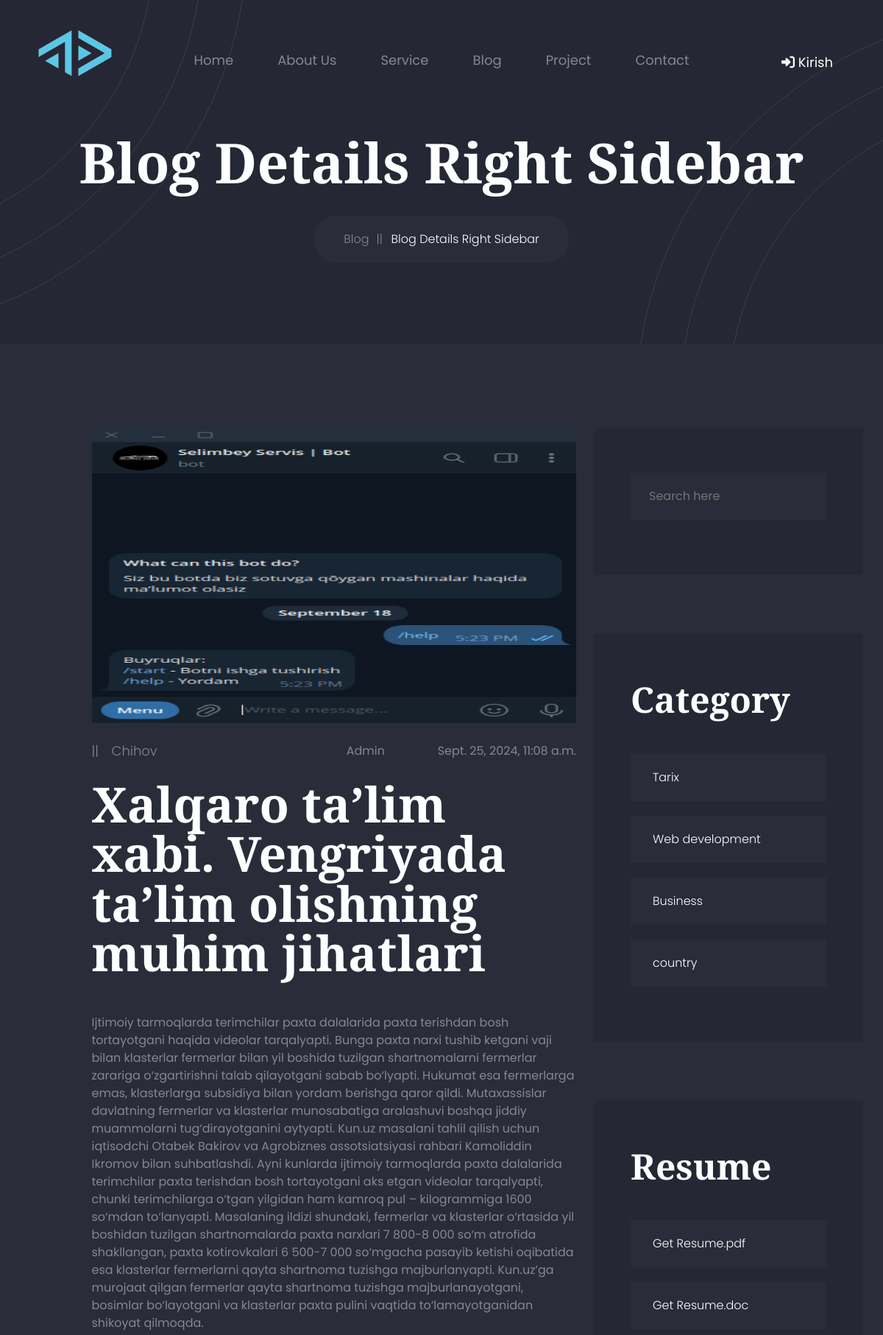
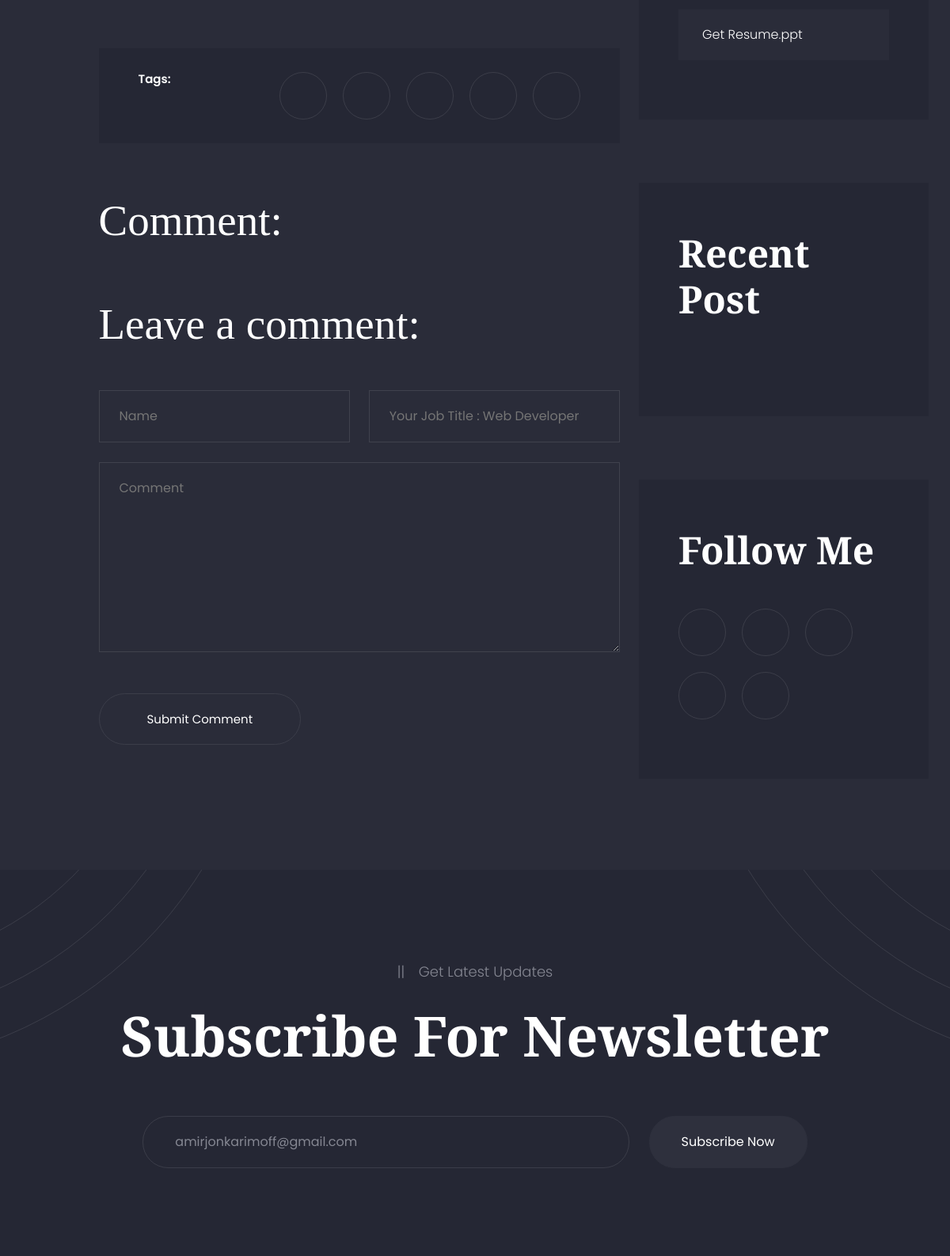
The page /blog-detail/9/ (upper part) on the database its author committed (2 pictures, top to bottom).
### portfolio/models.py (models this page shows, shortened)
class Category(models.Model):
    name = models.CharField(verbose_name="Category name",max_length=250)
    slug = models.SlugField(max_length=250, unique=True)
    def __str__(self):
        return str(self.name)

class Post(models.Model):
    title = models.CharField(verbose_name="Post title", max_length=550)
    description = models.TextField(verbose_name="Post Haqida")
    author = models.CharField(verbose_name="Post author", default="Admin", max_length=100)
    image = models.ImageField(upload_to='blog_images/')
    tag = models.ManyToManyField(PostTag)
    category = models.ForeignKey(Category, on_delete=models.PROTECT, related_name='posts')
    views = models.PositiveIntegerField(default=0)
    publish_date = models.DateTimeField(verbose_name="Published time", auto_now_add=True)
    published = models.BooleanField(default=True)
    on_top = models.BooleanField(default=False)
    class Meta:
        ordering = ['-publish_date']

### portfolio/views.py (the view, shortened to what this page needs)
# urls.py: path('blog-detail/<int:pk>/',blogdetailsview,name='blog-detail'),
def blogdetailsview(request,pk):
    post = Post.objects.get(id=pk)
    categories = Category.objects.all().order_by('?')[:4]
    social_media = SocialMarkets.objects.all()
    request.session.modified = True
    if post.id in check_read_articles(request):
        pass
    else:
        check_read_articles(request).append(post.id)
        post.views +=1
        post.save()
    related_posts = Post.objects.filter(category=post.category).exclude(id__in=[0,post.id]).order_by('?')[:5]
    data = {
        "post":post,
        "categories":categories,
        "social_media":social_media,
        "related_posts":related_posts
    }
    return render(request,'blog-details-sidebar-right.html',data)

### portfolio/utils.py (called while the page is built)
def check_read_articles(request):
    try:
        read_articles = request.session['read_articles']
    except:
        request.session['read_articles'] = []
        read_articles = request.session.get('read_articles')
    return read_articles

### portfolio/templates/blog-details-sidebar-right.html (shortened to what this page needs)
{%extends 'base.html'%}
{%load static%}
    {%block content%}
    <main class="main-wrapper">
        <div class="breadcrumb-section section-bg overflow-hidden pos-relative">
            <div class="breadcrumb-shape-top-left"></div>
            <div class="breadcrumb-shape-bottom-right"></div>
            <div class="breadcrumb-box">
                <div class="container">
                    <div class="row">
                        <div class="col-12">
                            <div class="breadcrumb-content">
                                <h2 class="title">Blog Details Right Sidebar</h2>
                                <ul class="breadcrumb-link">
                                    <li><a href="blog-list.html">Blog</a></li>
                                    <li class="active" aria-current="page">Blog Details Right Sidebar</li>
                                </ul>
                            </div>
                        </div>
                    </div>
                </div>
            </div>
        </div>
        <div class="blog-details-section section-gap-tb-165">
            <div class="blog-details-box">
                <div class="container">
                    <div class="row flex-lg-row-reverse flex-column-reverse">
                        <div class="col-xl-4 col-lg-5">
                            <div class="sidebar-widget-area">
                              <div class="sidebar-widget-single-area search-widgets">
                                <form class="search-widgets-box" action="{%url 'search'%}" method="get">
                                    <input type="search" name="query" placeholder="Search here">
                                    <button><i class="icofont-search-1"></i></button>
                                </form>
                            </div>
                              <div class="sidebar-widget-single-area catagory-widgets">
                                  <h3 class="title">Category</h3>
                                  <ul class="widget-nav-list catagory-item-list">
                                    {%for cat in categories%}
                                    <li><a href="{% url 'category_list' category_slug=cat.slug %}"><span class="text">{{cat.name}}</span><span class="icon"><i class="icofont-double-right"></i></span></a></li>
                                    {%endfor%}
                                </ul>
                              </div>
                              <div class="sidebar-widget-single-area resume-widgets">
                                  <h3 class="title">Resume</h3>
                                  <ul class="widget-nav-list resume-item-list">
                                      <li><a href="#"><span class="text">Get Resume.pdf</span><span class="icon"><i class="icofont-file-pdf"></i></span></a></li>
                                      <li><a href="#"><span class="text">Get Resume.doc</span><span class="icon"><i class="icofont-file-word"></i></span></a></li>
                                      <li><a href="#"><span class="text">Get Resume.ppt</span><span class="icon"><i class="icofont-file-powerpoint"></i></span></a></li>
                                  </ul>
                              </div>
                              <div class="sidebar-widget-single-area recentpost-widget">
                                  <h3 class="title">Recent Post</h3>
                              </div>
                              <div class="sidebar-widget-single-area ">
                                  <h3 class="title">Follow Me</h3>
                                  <ul class="social-link">
                                    <li><a href="{{social.telegram}}" target="_blank"><i class="icofont-telegram"></i></a></li>
                                    <li><a href="{{social.instagram}}" target="_blank"><i class="icofont-instagram"></i></a></li>
                                    <li><a href="{{social.youtube}}" target="_blank"><i class="icofont-youtube"></i></a></li>
                                    <li><a href="{{social.linkedin}}" target="_blank"><i class="icofont-linkedin"></i></a></li>
                                    <li><a href="{{social.github}}" target="_blank"><i class="icofont-github"></i></a></li>
                                  </ul>
                              </div>
                            </div>
                        </div>
                        <div class="col-xl-7 col-lg-7 offset-xl-1">
                            <div class="blog-content-area">
                                <div class="default-content-style pos-relative">
                                    <div class="project-here-image">
                                        <img  style="width: 12000px; height: 400px;"  src="{{post.image.url}}" alt="">
                                    </div>
                                    <br>
                                    <div class="content-meta">
                                        <span class="section-tag">{{post.category}}</span>
                                        <div class="post-meta-2">
                                          <span class="icon-space-right"><i class="icofont-ui-user"></i>{{post.author}}</span>
                                          <span class="icon-space-right"><i class="icofont-calendar"></i>{{post.publish_date}}</span>
                                        </div>
                                    </div>
                                    <h2 class="title">{{post.title}}</h2>
                                    {{post.description}}
                                </div>
                            </div>
                            <div class="tag-area section-mt-75">
                                <div class="tag-box">
                                    <div class="left">
                                        <div class="tag-list">
                                            <h5 class="title">Tags:</h5>
                                        </div>
                                    </div>
                                    <div class="right">
                                        <ul class="social-link">
                                            <li><a href="{{social.telegram}}" target="_blank"><i class="icofont-telegram"></i></a></li>
                                            <li><a href="{{social.instagram}}" target="_blank"><i class="icofont-instagram"></i></a></li>
                                            <li><a href="{{social.youtube}}" target="_blank"><i class="icofont-youtube"></i></a></li>
                                            <li><a href="{{social.linkedin}}" target="_blank"><i class="icofont-linkedin"></i></a></li>
                                            <li><a href="{{social.github}}" target="_blank"><i class="icofont-github"></i></a></li>
                                        </ul>
                                    </div>
                                </div>
                            </div>
                            <div class="comment-area section-mt-75">
                                <div class="comment-box">
                                    <h3 class="title">Comment:</h3>
                                </div>
                            </div>
                            <div class="comment-form-area section-mt-75">
                                <div class="comment-form-box">
                                    <h3 class="title">Leave a comment:</h3>
                                    <form class="default-form" action="" method="POST">{%csrf_token%}
                                        <div class="row mb-n6">
                                            <div class="col-xl-6 mb-6">
                                                <div class="default-form-group">
                                                    <input type="text" name="name" placeholder="Name" required>
                                                </div>
                                            </div>
                                            <div class="col-xl-6 mb-6">
                                                <div class="default-form-group">
                                                    <input type="job" name="job" placeholder="Your Job Title : Web Developer" required>
                                                </div>
                                            </div>
                                            <div class="col-xl-12 mb-6">
                                                <div class="default-form-group">
                                                    <textarea placeholder="Comment" name="comment" required></textarea>
                                                </div>
                                            </div>
                                            <div class="col-12 mb-6">
                                                <div class="default-form-group">
                                                    <button type="submit" class="btn btn-lg btn-outline-one">Submit Comment</button>
                                                </div>
                                            </div>
                                        </div>
                                    </form>
                                </div>
                            </div>
                        </div>
                    </div>
                </div>
            </div>
        </div>
    </main>
    {%endblock content%}

### rows shown on the page
Category: name "Tarix"
Category: name "Web development"
Category: name "Business"
Category: name "country"
Post: image (picture), category "Chihov", author "Admin", publish_date "Sept. 25, 2024, 11:08 a.m.", title "Xalqaro ta’lim xabi. Vengriyada ta’lim olishning muhim jihatlari", description "Ijtimoiy tarmoqlarda terimchilar paxta dalalarida paxta terishdan bosh tortayotgani haqida videolar tarqalyapti. Bunga paxta narxi tushib ketgani vaji bilan klasterlar fermerlar bilan yil boshida tuzilgan shartnomalarni fermerlar zarariga o‘zgartirishni talab qilayotgani sabab bo‘lyapti. Hukumat esa fermerlarga emas, klasterlarga subsidiya bilan yordam berishga qaror qildi. Mutaxassislar davlatning fermerlar va klasterlar munosabatiga aralashuvi boshqa jiddiy muammolarni tug‘dirayotganini aytyapti. Kun.uz masalani tahlil qilish uchun iqtisodchi Otabek Bakirov va Agrobiznes assotsiatsiyasi rahbari Kamoliddin Ikromov bilan suhbatlashdi. Ayni kunlarda ijtimoiy tarmoqlarda paxta dalalarida…"
